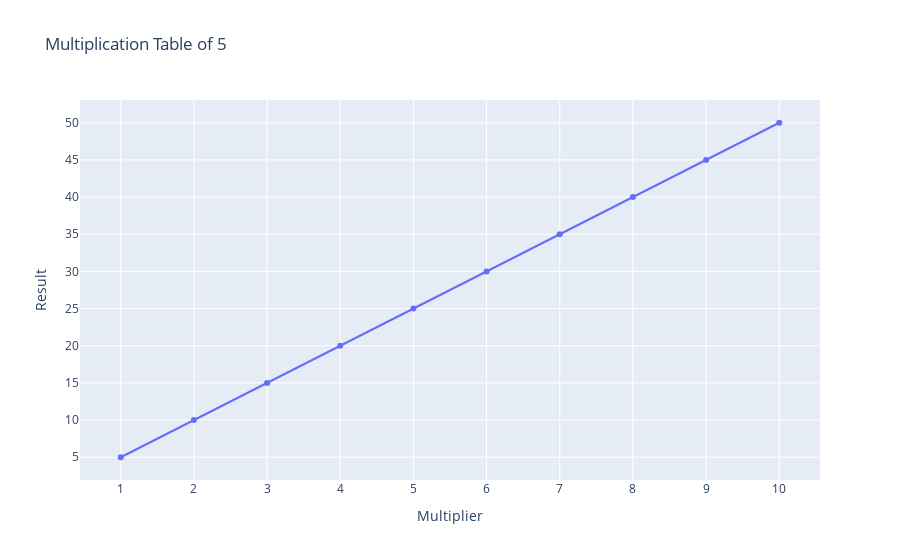

The cell this chart's notebook holds for it:
### Code cell
# using plotly
import plotly.graph_objects as go
table_pl = [a * i for i in range(1, 11)]
fig = go.Figure(data=go.Scatter(x=list(range(1, 11)), y=table_pl, mode='lines+markers'))

fig.update_layout(title=f'Multiplication Table of {a}',
                    xaxis_title='Multiplier',
                    yaxis_title='Result',
                    xaxis=dict(tickmode='array', tickvals=list(range(1, 11))),
                    yaxis=dict(tickmode='array', tickvals=table_pl))
fig.show()

### Figure 1 — Plotly figure (JSON) as saved in the notebook; plotly's stock layout.template omitted (floating-point values rounded to 4 significant figures)
{"data": [{"mode": "lines+markers", "type": "scatter", "x": [1, 2, 3, 4, 5, 6, 7, 8, 9, 10], "y": [5, 10, 15, 20, 25, 30, 35, 40, 45, 50]}], "layout": {"title": {"text": "Multiplication Table of 5"}, "xaxis": {"tickmode": "array", "tickvals": [1, 2, 3, 4, 5, 6, 7, 8, 9, 10], "title": {"text": "Multiplier"}}, "yaxis": {"tickmode": "array", "tickvals": [5, 10, 15, 20, 25, 30, 35, 40, 45, 50], "title": {"text": "Result"}}}}
